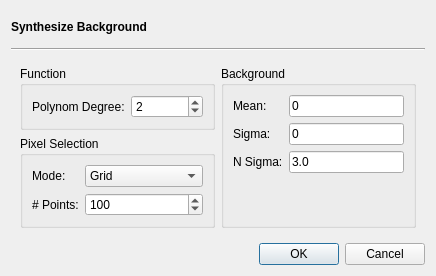
<?xml version="1.0" encoding="UTF-8"?>
<ui version="4.0">
 <class>SynthesizeBackgroundDialog</class>
 <widget class="QDialog" name="SynthesizeBackgroundDialog">
  <property name="geometry">
   <rect>
    <x>0</x>
    <y>0</y>
    <width>436</width>
    <height>276</height>
   </rect>
  </property>
  <property name="windowTitle">
   <string>Dialog</string>
  </property>
  <layout class="QVBoxLayout" name="verticalLayout">
   <item>
    <widget class="QLabel" name="label">
     <property name="font">
      <font>
       <weight>75</weight>
       <bold>true</bold>
      </font>
     </property>
     <property name="text">
      <string>Synthesize Background</string>
     </property>
    </widget>
   </item>
   <item>
    <widget class="Line" name="line">
     <property name="orientation">
      <enum>Qt::Horizontal</enum>
     </property>
    </widget>
   </item>
   <item>
    <widget class="QWidget" name="widget" native="true">
     <layout class="QGridLayout" name="gridLayout">
      <item row="0" column="0">
       <widget class="QGroupBox" name="groupBox">
        <property name="title">
         <string>Function</string>
        </property>
        <layout class="QGridLayout" name="gridLayout_2">
         <item row="0" column="0">
          <widget class="QLabel" name="label_4">
           <property name="text">
            <string>Polynom Degree:</string>
           </property>
          </widget>
         </item>
         <item row="0" column="1">
          <widget class="QSpinBox" name="degreeSpinner">
           <property name="minimum">
            <number>1</number>
           </property>
           <property name="maximum">
            <number>10</number>
           </property>
           <property name="value">
            <number>2</number>
           </property>
          </widget>
         </item>
        </layout>
       </widget>
      </item>
      <item row="1" column="0">
       <widget class="QGroupBox" name="groupBox_2">
        <property name="title">
         <string>Pixel Selection</string>
        </property>
        <layout class="QGridLayout" name="gridLayout_3">
         <item row="0" column="1">
          <widget class="QComboBox" name="selectionBox">
           <property name="sizePolicy">
            <sizepolicy hsizetype="Preferred" vsizetype="Fixed">
             <horstretch>1</horstretch>
             <verstretch>0</verstretch>
            </sizepolicy>
           </property>
           <property name="currentIndex">
            <number>0</number>
           </property>
           <item>
            <property name="text">
             <string>Grid</string>
            </property>
           </item>
           <item>
            <property name="text">
             <string>Random</string>
            </property>
           </item>
          </widget>
         </item>
         <item row="0" column="0">
          <widget class="QLabel" name="label_2">
           <property name="text">
            <string>Mode:</string>
           </property>
          </widget>
         </item>
         <item row="1" column="0">
          <widget class="QLabel" name="label_3">
           <property name="text">
            <string># Points:</string>
           </property>
          </widget>
         </item>
         <item row="1" column="1">
          <widget class="QSpinBox" name="pointSpinner">
           <property name="minimum">
            <number>10</number>
           </property>
           <property name="maximum">
            <number>200</number>
           </property>
           <property name="value">
            <number>100</number>
           </property>
          </widget>
         </item>
        </layout>
       </widget>
      </item>
      <item row="0" column="1" rowspan="2">
       <widget class="QGroupBox" name="groupBox_3">
        <property name="title">
         <string>Background</string>
        </property>
        <layout class="QGridLayout" name="gridLayout_4">
         <item row="1" column="1">
          <widget class="QLineEdit" name="skySigmaField">
           <property name="text">
            <string>0</string>
           </property>
          </widget>
         </item>
         <item row="2" column="1">
          <widget class="QLineEdit" name="skyNSigmaField">
           <property name="text">
            <string>3.0</string>
           </property>
          </widget>
         </item>
         <item row="1" column="0">
          <widget class="QLabel" name="label_6">
           <property name="text">
            <string>Sigma:</string>
           </property>
          </widget>
         </item>
         <item row="0" column="0">
          <widget class="QLabel" name="label_5">
           <property name="text">
            <string>Mean:</string>
           </property>
          </widget>
         </item>
         <item row="2" column="0">
          <widget class="QLabel" name="label_7">
           <property name="text">
            <string>N Sigma:</string>
           </property>
          </widget>
         </item>
         <item row="0" column="1">
          <widget class="QLineEdit" name="skyMeanField">
           <property name="text">
            <string>0</string>
           </property>
          </widget>
         </item>
         <item row="3" column="0">
          <spacer name="verticalSpacer">
           <property name="orientation">
            <enum>Qt::Vertical</enum>
           </property>
           <property name="sizeHint" stdset="0">
            <size>
             <width>20</width>
             <height>40</height>
            </size>
           </property>
          </spacer>
         </item>
        </layout>
       </widget>
      </item>
     </layout>
    </widget>
   </item>
   <item>
    <widget class="QDialogButtonBox" name="buttonBox">
     <property name="orientation">
      <enum>Qt::Horizontal</enum>
     </property>
     <property name="standardButtons">
      <set>QDialogButtonBox::Cancel|QDialogButtonBox::Ok</set>
     </property>
    </widget>
   </item>
  </layout>
 </widget>
 <tabstops>
  <tabstop>degreeSpinner</tabstop>
  <tabstop>selectionBox</tabstop>
  <tabstop>pointSpinner</tabstop>
  <tabstop>skyMeanField</tabstop>
  <tabstop>skySigmaField</tabstop>
  <tabstop>skyNSigmaField</tabstop>
 </tabstops>
 <resources/>
 <connections>
  <connection>
   <sender>buttonBox</sender>
   <signal>accepted()</signal>
   <receiver>SynthesizeBackgroundDialog</receiver>
   <slot>accept()</slot>
   <hints>
    <hint type="sourcelabel">
     <x>248</x>
     <y>254</y>
    </hint>
    <hint type="destinationlabel">
     <x>157</x>
     <y>274</y>
    </hint>
   </hints>
  </connection>
  <connection>
   <sender>buttonBox</sender>
   <signal>rejected()</signal>
   <receiver>SynthesizeBackgroundDialog</receiver>
   <slot>reject()</slot>
   <hints>
    <hint type="sourcelabel">
     <x>316</x>
     <y>260</y>
    </hint>
    <hint type="destinationlabel">
     <x>286</x>
     <y>274</y>
    </hint>
   </hints>
  </connection>
 </connections>
</ui>
